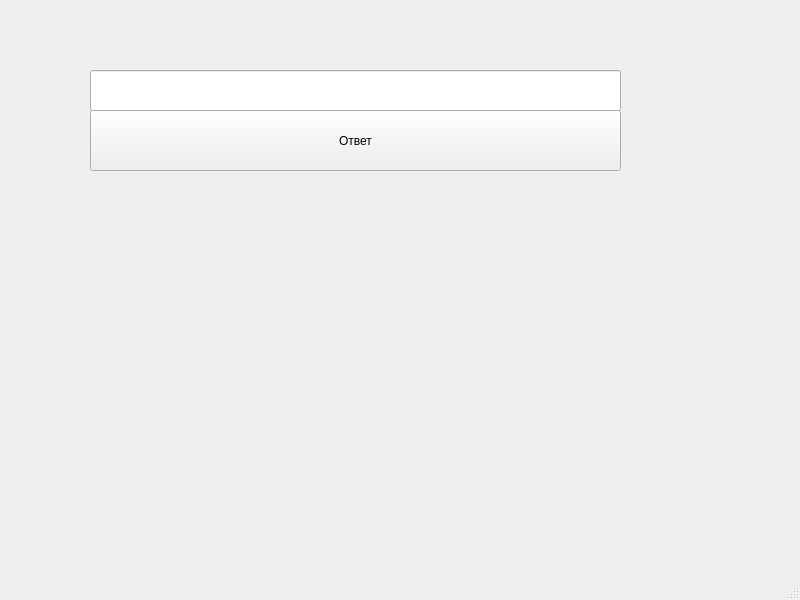
<?xml version="1.0" encoding="UTF-8"?>
<ui version="4.0">
 <class>MainWindow</class>
 <widget class="QMainWindow" name="MainWindow">
  <property name="geometry">
   <rect>
    <x>0</x>
    <y>0</y>
    <width>800</width>
    <height>600</height>
   </rect>
  </property>
  <property name="windowTitle">
   <string>MainWindow</string>
  </property>
  <widget class="QWidget" name="centralwidget">
   <widget class="QLineEdit" name="lineEdit">
    <property name="geometry">
     <rect>
      <x>90</x>
      <y>70</y>
      <width>531</width>
      <height>41</height>
     </rect>
    </property>
   </widget>
   <widget class="QPushButton" name="pushButton">
    <property name="geometry">
     <rect>
      <x>90</x>
      <y>110</y>
      <width>531</width>
      <height>61</height>
     </rect>
    </property>
    <property name="text">
     <string>Ответ</string>
    </property>
   </widget>
   <widget class="QLabel" name="ans">
    <property name="geometry">
     <rect>
      <x>90</x>
      <y>170</y>
      <width>531</width>
      <height>31</height>
     </rect>
    </property>
    <property name="text">
     <string/>
    </property>
    <property name="alignment">
     <set>Qt::AlignCenter</set>
    </property>
   </widget>
  </widget>
  <widget class="QMenuBar" name="menubar">
   <property name="geometry">
    <rect>
     <x>0</x>
     <y>0</y>
     <width>800</width>
     <height>22</height>
    </rect>
   </property>
  </widget>
  <widget class="QStatusBar" name="statusbar"/>
 </widget>
 <resources/>
 <connections/>
</ui>
